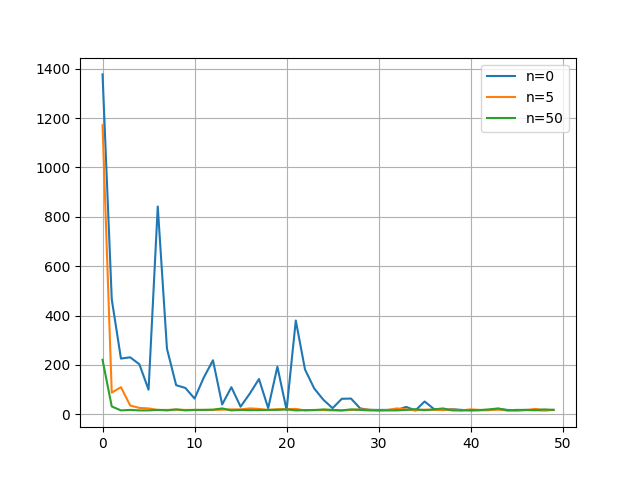

This chart was generated by the following Python code:
#!/Users/huynguyen/miniforge3/envs/math/bin/python3

"""
    
    JUST FOR COMPARISON WITH DIFFERENCE N.

"""


import matplotlib
import matplotlib.pyplot as plt
from dyna_maze import dyna_q


''' MAIN '''
if __name__ == "__main__":
    ''' PARAMS '''
    alpha = 0.1  # Learning rate
    gamma = 0.95  # Discounting rate
    epsilon = 0.1  # Greedy rate 
    num_episodes = 50 
    n = [0,5,50]  # n-step update

    for test_n in n:
        _, num_steps = dyna_q(num_episodes, alpha, gamma, epsilon, test_n)
        plt.plot(num_steps, label=f'n={test_n}')
    plt.grid()
    plt.legend()
    plt.savefig('examples/comparisons.png')
    plt.close()
